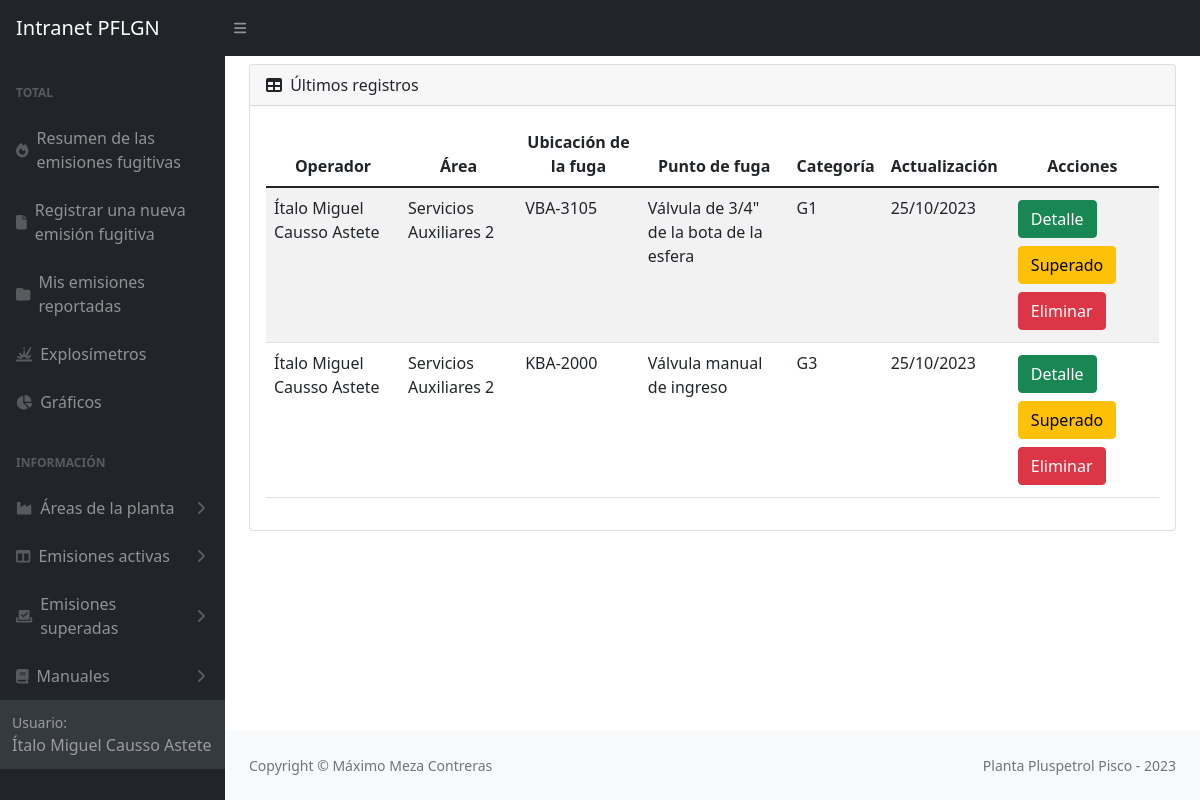
Screenshot of /listaMisReportes/ (signed in) with the database file from the repository.
### emisiones/models.py (models this page shows, shortened)
class Emision(models.Model):
    site = models.CharField(max_length=20, choices=SITE_CHOICES, default='Pisco')
    yacimiento = models.CharField(max_length=100, choices=YACIMIENTO_CHOICES, default='Pisco')
    area = models.CharField(max_length=100)
    sistema = models.CharField(max_length=100)
    ubicacion = models.TextField(max_length=200)
    fuga = models.TextField(max_length=300)
    fluido = models.CharField(max_length=100)
    sustancia = models.CharField(max_length=100)
    componente = models.CharField(max_length=100)
    instalacion = models.CharField(max_length=100)
    tamAccesorio = models.CharField(max_length=100)
    medicion = models.PositiveIntegerField()
    medicion15 = models.CharField(max_length=100)
    presion = models.CharField(max_length=100)
    ciclado = models.CharField(max_length=50)
    ignicion = models.CharField(max_length=50)
    localizacion = models.CharField(max_length=50)
    usuario = models.ForeignKey(User, on_delete=models.SET_NULL, null=True)
    fechaReporte = models.DateField()
    updated_at = models.DateTimeField(null=True)
    created_at = models.DateField(auto_now_add=True,null=True)
    emisionSuperada = models.BooleanField(default=False)
    FCF = models.PositiveSmallIntegerField(null=True)
    categoria = models.CharField(max_length=10, null=True)
    imagen = models.ImageField(upload_to='imagenesEmisiones', null=True)

### emisiones/views.py (the view)
# urls.py: path('listaMisReportes/', views.userEmisiones, name='listaMisReportes'),
@login_required
def userEmisiones(request):
    Emisiones = Emision.objects.filter(usuario=request.user).order_by('-updated_at')
    return render (request, 'userEmisiones.html',{'Emisiones' : Emisiones})

### emisiones/templates/userEmisiones.html (shortened to what this page needs)
{% extends 'partials/_barraLateralEmisiones.html' %}
{% block content %}
<div class="container mt-2">
    <main>
        <div class="card mb-4">
            <div class="card-header">
                <i class="fas fa-table me-1"></i>
                Últimos registros
            </div>
            <div class="card-body">
                <table class="table table-striped table-responsive" id="datatablesSimple">
                    <thead>
                        <tr>
                            <th>Operador</th>
                            <th>Área</th>
                            <th>Ubicación de la fuga</th>
                            <th>Punto de fuga</th>
                            <th>Categoría</th>
                            <th>Actualización</th>
                            <th>Acciones</th>
                        </tr>
                    </thead>
                    <tbody>
                        {% for Emision in Emisiones %}
                        <tr>
                            <td>{{Emision.usuario.first_name}} {{Emision.usuario.last_name}} </td>
                            <td>{{Emision.area}}</td>
                            <td>{{Emision.ubicacion}}</td>
                            <td>{{Emision.fuga}}</td>
                            <td>{{Emision.categoria}}</td>
                            <td>{{Emision.created_at|date:'d/m/Y'}}</td>
                            <td>
                                <button type="button" class="btn btn-success m-1"><a style="color: white; text-decoration:none"  href="{% url 'detalleEmisiones' Emision.id %}">Detalle</a></button>
                                <button type="button" class="btn btn-warning m-1"><a style="color: black; text-decoration:none"  href="#">Superado</a></button>
                                <form id='formEliminarEmision' action="{% url 'eliminarEmisiones' Emision.id %}" method="post">
                                    <button type="button" class="btn btn-danger m-1"><a style="color: white; text-decoration:none"  href="{% url 'eliminarEmisiones' Emision.id %}">Eliminar</a></button>
                                </form>
                            </td>
                        </tr>
                        {% empty %}
                            <td colspan="7">No tiene registros</td>
                        {% endfor %}
                    </tbody>
                </table>
            </div>
        </div>
    </main>
{% endblock %}

### emisiones/templates/partials/_barraLateralEmisiones.html (shortened to what this page needs)
{% load static %}
<!DOCTYPE html>
<html lang="en">
<head>
    <link href="https://cdn.jsdelivr.net/npm/bootstrap@5.3.0-alpha3/dist/css/bootstrap.min.css" rel="stylesheet">
    <link rel="stylesheet" type="text/css" href="{% static 'css/dashboardEmisiones.css' %}">
    <link rel="stylesheet" type="text/css" href="{% static 'css/mainEmisiones.css' %}">
</head>
<body  class="sb-nav-fixed">
    <nav class="sb-topnav navbar navbar-expand navbar-dark bg-dark">
        <a class="navbar-brand ps-3" href='/'>Intranet PFLGN</a>
        <button class="btn btn-link btn-sm order-1 order-lg-0 me-4 me-lg-0" id="sidebarToggle"><i class="fas fa-bars"></i></button>
    </nav>
    <div id="layoutSidenav">
        <div id="layoutSidenav_nav">
            <nav class="sb-sidenav accordion sb-sidenav-dark" id="sidenavAccordion">
                <div class="sb-sidenav-menu">
                    <div class="nav">
                        <div class="sb-sidenav-menu-heading">Total</div>
                        <a class="nav-link" href="/emisionesFugitivas">
                            <div class="sb-nav-link-icon"><i class="fa-solid fa-fire"></i></div>
                                Resumen de las emisiones fugitivas
                        </a>
                        <a class="nav-link" href='/registrarEmisiones'>
                            <div class="sb-nav-link-icon"><i class="fa-solid fa-file"></i></div>
                                Registrar una nueva emisión fugitiva
                        </a>
                        <a class="nav-link" href='/listaMisReportes'>
                            <div class="sb-nav-link-icon"><i class="fa-solid fa-folder"></i></div>
                                Mis emisiones reportadas
                        </a>
                        <a class="nav-link" href='/explosimetros'>
                            <div class="sb-nav-link-icon"><i class="fa-solid fa-explosion"></i></div>
                                Explosímetros
                        </a>
                        <a class="nav-link" href='/graficasEmisiones'>
                            <div class="sb-nav-link-icon"><i class="fa-solid fa-chart-pie"></i></div>
                                Gráficos
                        </a>
                        <div class="sb-sidenav-menu-heading">Información</div>
                        <a class="nav-link collapsed" href="#" data-bs-toggle="collapse" data-bs-target="#collapseAreas" aria-expanded="false" aria-controls="collapseLayouts">
                            <div class="sb-nav-link-icon"><i class="fa-solid fa-industry"></i></div>
                                Áreas de la planta
                            <div class="sb-sidenav-collapse-arrow"><i class="fas fa-angle-down"></i></div>
                        </a>
                        <a class="nav-link collapsed" href="#" data-bs-toggle="collapse" data-bs-target="#collapseCrios" aria-expanded="false" aria-controls="collapseLayouts">
                            <div class="sb-nav-link-icon"><i class="fas fa-columns"></i></div>
                                Emisiones activas
                            <div class="sb-sidenav-collapse-arrow"><i class="fas fa-angle-down"></i></div>
                        </a>
                            <a class="nav-link collapsed" href="#" data-bs-toggle="collapse" data-bs-target="#collapseSuperadas" aria-expanded="false" aria-controls="collapseLayouts">
                                <div class="sb-nav-link-icon"><i class="fa-solid fa-check-to-slot"></i></div>
                                    Emisiones superadas
                                <div class="sb-sidenav-collapse-arrow"><i class="fas fa-angle-down"></i></div>
                            </a>
                            <a class="nav-link collapsed" href="#" data-bs-toggle="collapse" data-bs-target="#collapseCSU" aria-expanded="false" aria-controls="collapseLayouts">
                                <div class="sb-nav-link-icon"><i class="fa-solid fa-book"></i></i></div>
                                Manuales
                                <div class="sb-sidenav-collapse-arrow"><i class="fas fa-angle-down"></i></div>
                            </a>
                <div class="sb-sidenav-footer">
                    <div class="small">Usuario:</div>
                    {{user.first_name}} {{user.last_name}}
                </div>
            </nav>
        </div>
        <div id="layoutSidenav_content">
            {% block content %}
            {% endblock %}
        </div>
        <footer class="py-4 bg-light mt-auto">
            <div class="container-fluid px-4">
                <div class="d-flex align-items-center justify-content-between small">
                    <div class="text-muted">Copyright &copy; Máximo Meza Contreras</div>
                    <div class="text-muted">Planta Pluspetrol Pisco - 2023</div>
                </div>
            </div>
        </footer>
</body>
</html>

### emisiones/static/css/mainEmisiones.css (style rules this page uses)
:root { --bs-blue: #0d6efd; --bs-indigo: #6610f2; --bs-purple: #6f42c1; --bs-pink: #d63384; --bs-red: #dc3545; --bs-orange: #fd7e14; --bs-yellow: #ffc107; --bs-green: #198754; --bs-teal: #20c997; --bs-cyan: #0dcaf0; --bs-white: #fff; --bs-gray: #6c757d; --bs-gray-dark: #343a40; --bs-primary: #0d6efd; --bs-secondary: #6c757d; --bs-success: #198754; --bs-info: #0dcaf0; --bs-warning: #ffc107; --bs-danger: #dc3545; --bs-light: #f8f9fa; --bs-dark: #212529; --greyLight-2: #c8d0e7; --card-background: linear-gradient(to bottom right, #f9fafc, #f7f7f8); --card-shadow: inset 2px 2px 3px #ebebf3, inset 4px 4px 15px #ffffff, 3px 3px 12px #c2c7d4; --bs-font-sans-serif: system-ui, -apple-system, "Segoe UI", Roboto, "Helvetica Neue", Arial, "Noto Sans", "Liberation Sans", sans-serif, "Apple Color Emoji", "Segoe UI Emoji", "Segoe UI Symbol", "Noto Color Emoji"; --bs-font-monospace: SFMono-Regular, Menlo, Monaco, Consolas, "Liberation Mono", "Courier New", monospace; --bs-gradient: linear-gradient(180deg, rgba(255, 255, 255, 0.15), rgba(255, 255, 255, 0)); }
.contenedorEmisiones div table tr,th { text-align: center; }

### rows the page displays
Emision: usuario.first_name "Ítalo Miguel", usuario.last_name "Causso Astete", area "Servicios Auxiliares 2", ubicacion "VBA-3105", fuga "Válvula de 3/4\" de la bota de la esfera", categoria "G1", created_at "25/10/2023"
Emision: usuario.first_name "Ítalo Miguel", usuario.last_name "Causso Astete", area "Servicios Auxiliares 2", ubicacion "KBA-2000", fuga "Válvula manual de ingreso", categoria "G3", created_at "25/10/2023"

### other values shown
{{ user.first_name }} "Ítalo Miguel"
{{ user.last_name }} "Causso Astete"
